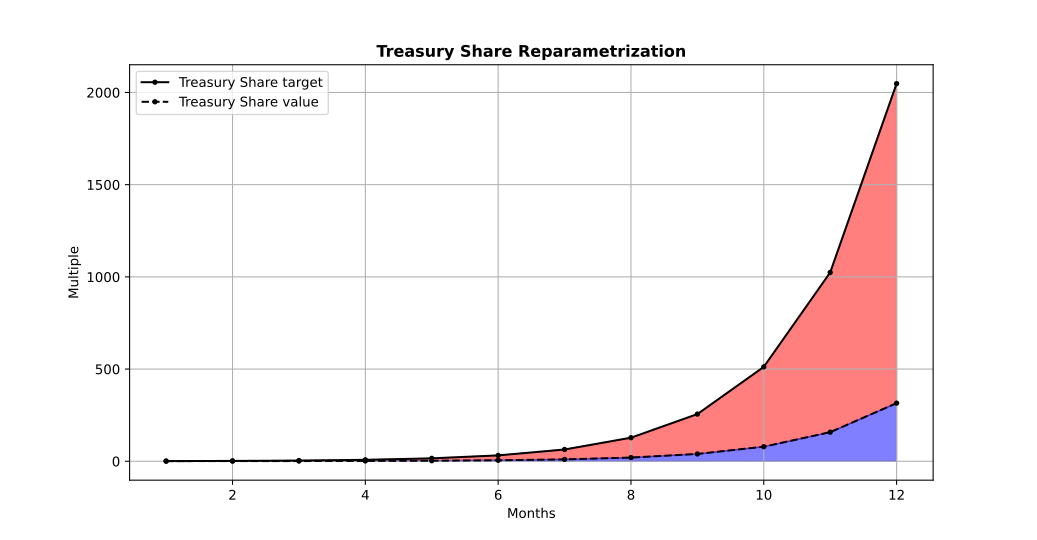

Write the Python code that produced this figure.
#!/usr/bin/env -S ipython --matplotlib=auto

#%%
import matplotlib.pyplot as pp
import numpy as np
import os

path = os.path.dirname(os.path.abspath(__file__))
path = os.path.join(path, 'share-of.txt')
data = np.genfromtxt(path)[:12,:]
tgts = data[:,2] / 500000000000000000
aprs = data[:,1] / 500000000000000000
idxs = data[:,0]
zero = np.zeros(12)

pp.plot(idxs, tgts, color='black', marker='.')
pp.plot(idxs, aprs, color='black', marker='.', linestyle='--')
pp.fill_between(idxs, tgts, aprs, where=tgts>=0, color='r', alpha=0.5)
pp.fill_between(idxs, aprs, where=aprs>=0, color='b', alpha=0.5)

pp.title('Treasury Share Reparametrization', fontweight='bold')
pp.legend(['Treasury Share target', 'Treasury Share value'])
pp.ylabel('Multiple')
pp.xlabel('Months')
pp.grid()

#%%
if __name__ == '__main__':
    pp.show(block=True)
